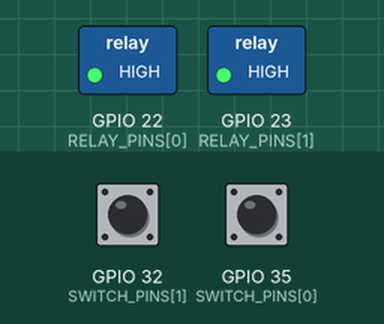
A program run on a simulated ESP32. On the bench: switched loads named in the program (green lamp = pin HIGH). Inputs (shaded band) come from the test bench; at power-on: GPIO 32 (SWITCH_PINS[1]) HIGH, GPIO 35 (SWITCH_PINS[0]) LOW. EEPROM starts erased; what the program prints to the serial monitor is not drawn.

Above: at 1.2 s.
1.3 s: GPIO 32 (SWITCH_PINS[1]) pulled LOW for 0.15 s
At 1.8 s:
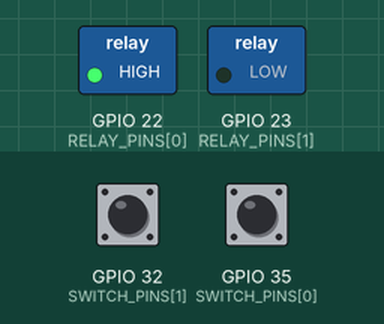
3.8 s: GPIO 35 (SWITCH_PINS[0]) pulled HIGH for 0.15 s
At 4.6 s:
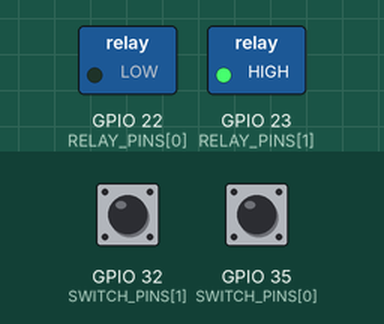
9.3 s: GPIO 32 (SWITCH_PINS[1]) pulled LOW for 3.2 s
At 10.3 s:
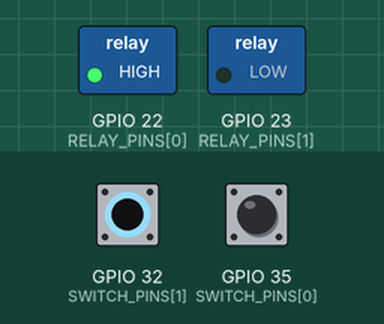
14.0 s: GPIO 35 (SWITCH_PINS[0]) pulled HIGH for 3.2 s
At 15.1 s:
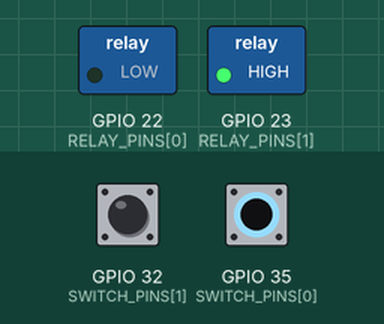
Timing chart, 0 to 18.8 s (numbered marks = the images above; inputs shaded):
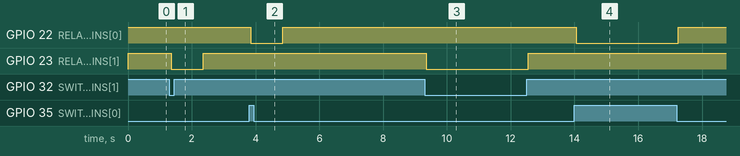

The program:

main.cpp
```cpp
#include <Arduino.h>
#include "config.h"
#include "storage.h"
#include "relays.h"
#include "switches.h"

#ifdef MQTT_ENABLED
#include "wifi_manager.h"
#include "mqtt_client.h"
#include "ota.h"

namespace MqttClient = MqttManager;
#endif

#ifdef SERIAL_HARNESS_ENABLED
#include "serial_harness.h"
#endif

void setup() {
#ifdef SERIAL_HARNESS_ENABLED
    Serial.begin(115200);
#endif

    Storage::begin();

    Relays::begin();
    Relays::applyPersistedStates();

    Switches::begin();

#ifdef MQTT_ENABLED
    Relays::setStateChangeCallback([](uint8_t channel, bool newState, const char* source) {
        MqttClient::publishState(channel, newState, source);
    });

    WifiManager::begin();
    MqttClient::begin();
    Ota::begin();
#endif

#ifdef SERIAL_HARNESS_ENABLED
    SerialHarness::begin(115200);
    Serial.println("SAOCS ready.");
#endif
}

void loop() {
    Switches::tick([](uint8_t channel, bool) {
        Relays::setCurrentSource("switch");
        bool targetState = !Relays::getState(channel);
        Relays::requestStateChange(channel, targetState);
    });

    Relays::tick();

#ifdef MQTT_ENABLED
    WifiManager::tick();
    MqttClient::tick();
    Ota::tick();
#endif

#ifdef SERIAL_HARNESS_ENABLED
    SerialHarness::tick();
#endif
}
```

mqtt_client.cpp
```cpp
#ifdef MQTT_ENABLED

#include <espMqttClient.h>
#include "mqtt_client.h"
#include "config.h"
#include "wifi_manager.h"
#include "relays.h"
#include <ArduinoJson.h>
#include <Arduino.h>
#include <stdio.h>
#include <string.h>

namespace MqttManager {

namespace {

espMqttClient client(espMqttClientTypes::UseInternalTask::NO);
uint32_t lastMqttAttemptMs = 0;

char topicCommand[64];
char topicState[64];
char topicStatus[64];
const char payloadOnline[] = "online";
const char payloadOffline[] = "offline";

void onConnect(bool sessionPresent) {
    client.publish(topicStatus, 1, true, payloadOnline);
    client.subscribe(topicCommand, 1);
    publishAllStates("boot");
}

void onDisconnect(espMqttClientTypes::DisconnectReason reason) {
}

void onMessage(const espMqttClientTypes::MessageProperties& properties, const char* topic, const uint8_t* payload, size_t len, size_t index, size_t total) {
    if (strcmp(topic, topicCommand) != 0) {
        return;
    }

    JsonDocument doc;
    DeserializationError err = deserializeJson(doc, payload, len);
    if (err) {
        return;
    }

    if (!doc["channel"].is<int>() || !doc["state"].is<const char*>()) {
        return;
    }

    int ch = doc["channel"].as<int>();
    uint8_t channelIndex = 0;
    if (ch >= 1 && ch <= RELAY_COUNT) {
        channelIndex = static_cast<uint8_t>(ch - 1);
    } else if (ch == 0) {
        channelIndex = 0;
    } else {
        return;
    }

    const char* stateStr = doc["state"].as<const char*>();
    bool targetState = false;
    if (strcmp(stateStr, "ON") == 0) {
        targetState = true;
    } else if (strcmp(stateStr, "OFF") == 0) {
        targetState = false;
    } else {
        return;
    }

    Relays::setCurrentSource("command");
    Relays::requestStateChange(channelIndex, targetState);
}

}

void begin() {
    snprintf(topicCommand, sizeof(topicCommand), "%s/%s/command", MQTT_TOPIC_PREFIX, MQTT_DEVICE_ID);
    snprintf(topicState, sizeof(topicState), "%s/%s/state", MQTT_TOPIC_PREFIX, MQTT_DEVICE_ID);
    snprintf(topicStatus, sizeof(topicStatus), "%s/%s/status", MQTT_TOPIC_PREFIX, MQTT_DEVICE_ID);

    client.setServer(MQTT_BROKER_HOST, MQTT_BROKER_PORT);
    client.setCredentials(MQTT_DEVICE_USER, MQTT_DEVICE_PASSWORD);
    client.setClientId(MQTT_DEVICE_ID);
    client.setKeepAlive(MQTT_KEEPALIVE_SECONDS);
    client.setCleanSession(true);
    client.setWill(topicStatus, 1, true, payloadOffline);

    client.onConnect(onConnect);
    client.onDisconnect(onDisconnect);
    client.onMessage(onMessage);
}

void tick() {
    client.loop();

    uint32_t now = millis();
    if (now == 0) {
        now = 1;
    }

    if (!WifiManager::isConnected()) {
        return;
    }

    if (!client.connected()) {
        if (now - lastMqttAttemptMs >= MQTT_RECONNECT_INTERVAL_MS) {
            lastMqttAttemptMs = now;
            client.connect();
        }
    }
}

bool isConnected() {
    return client.connected();
}

void publishState(uint8_t channel, bool state, const char* source) {
    if (channel >= RELAY_COUNT || !client.connected()) {
        return;
    }

    JsonDocument doc;
    doc["channel"] = channel + 1;
    doc["state"] = state ? "ON" : "OFF";
    doc["source"] = (source != nullptr) ? source : "unknown";
    doc["timestamp_ms"] = millis();

    char buffer[128];
    size_t len = serializeJson(doc, buffer, sizeof(buffer));
    if (len > 0) {
        client.publish(topicState, 1, false, buffer);
    }
}

void publishAllStates(const char* source) {
    for (uint8_t i = 0; i < RELAY_COUNT; ++i) {
        publishState(i, Relays::getState(i), source);
    }
}

}

#endif
```

ota.cpp
```cpp
#ifdef MQTT_ENABLED

#include "ota.h"
#include "config.h"
#include <ArduinoOTA.h>
#include <string.h>

namespace Ota {

void begin() {
    ArduinoOTA.setHostname(MQTT_DEVICE_ID);
    if (strlen(OTA_PASSWORD) > 0) {
        ArduinoOTA.setPassword(OTA_PASSWORD);
    }
    ArduinoOTA.begin();
}

void tick() {
    ArduinoOTA.handle();
}

}

#endif
```

relays.cpp
```cpp
#include "relays.h"
#include "config.h"
#include "storage.h"
#include <Arduino.h>

namespace Relays {

namespace {

struct RelayChannel {
    bool currentState;
    uint32_t cooldownStartMs;
    bool hasPending;
    bool pendingState;
    const char* pendingSource;
};

RelayChannel channels[RELAY_COUNT];
StateChangeCallback stateChangeCb = nullptr;
const char* activeSource = "boot";

inline uint8_t relayPinLevel(bool state) {
    return RELAY_ACTIVE_LOW ? (state ? LOW : HIGH) : (state ? HIGH : LOW);
}

void apply(uint8_t channel, bool newState, const char* source) {
    channels[channel].currentState = newState;
    digitalWrite(RELAY_PINS[channel], relayPinLevel(newState));
    Storage::writeRelayState(channel, newState);
    if (stateChangeCb != nullptr) {
        stateChangeCb(channel, newState, source);
    }
}

}

void begin() {
    for (uint8_t i = 0; i < RELAY_COUNT; ++i) {
        pinMode(RELAY_PINS[i], OUTPUT);
        digitalWrite(RELAY_PINS[i], relayPinLevel(false));
        channels[i].currentState = false;
        channels[i].cooldownStartMs = 0;
        channels[i].hasPending = false;
        channels[i].pendingState = false;
        channels[i].pendingSource = "boot";
    }
}

void applyPersistedStates() {
    for (uint8_t i = 0; i < RELAY_COUNT; ++i) {
        bool persistedState = Storage::readRelayState(i);
        channels[i].currentState = persistedState;
        channels[i].cooldownStartMs = 0;
        channels[i].hasPending = false;
        channels[i].pendingState = false;
        channels[i].pendingSource = "boot";
        digitalWrite(RELAY_PINS[i], relayPinLevel(persistedState));
    }
}

void requestStateChange(uint8_t channel, bool newState) {
    if (channel >= RELAY_COUNT) {
        return;
    }

    if (newState == channels[channel].currentState) {
        channels[channel].hasPending = false;
        return;
    }

    if (channels[channel].cooldownStartMs != 0) {
        channels[channel].hasPending = true;
        channels[channel].pendingState = newState;
        channels[channel].pendingSource = activeSource;
        return;
    }

    apply(channel, newState, activeSource);

    uint32_t now = millis();
    if (now == 0) {
        now = 1;
    }
    channels[channel].cooldownStartMs = now;
    channels[channel].hasPending = false;
}

void tick() {
    uint32_t now = millis();
    if (now == 0) {
        now = 1;
    }

    for (uint8_t i = 0; i < RELAY_COUNT; ++i) {
        if (channels[i].cooldownStartMs == 0) {
            continue;
        }

        uint32_t elapsed = now - channels[i].cooldownStartMs;
        if (elapsed >= RELAY_COOLDOWN_MS) {
            channels[i].cooldownStartMs = 0;
            if (channels[i].hasPending) {
                bool nextState = channels[i].pendingState;
                const char* nextSource = channels[i].pendingSource;
                channels[i].hasPending = false;
                if (nextState != channels[i].currentState) {
                    apply(i, nextState, nextSource);
                    uint32_t applyNow = millis();
                    if (applyNow == 0) {
                        applyNow = 1;
                    }
                    channels[i].cooldownStartMs = applyNow;
                }
            }
        }
    }
}

bool getState(uint8_t channel) {
    if (channel >= RELAY_COUNT) {
        return false;
    }
    return channels[channel].currentState;
}

bool hasPending(uint8_t channel) {
    if (channel >= RELAY_COUNT) {
        return false;
    }
    return channels[channel].hasPending;
}

bool getPendingState(uint8_t channel) {
    if (channel >= RELAY_COUNT) {
        return false;
    }
    return channels[channel].pendingState;
}

uint32_t getCooldownRemainingMs(uint8_t channel) {
    if (channel >= RELAY_COUNT || channels[channel].cooldownStartMs == 0) {
        return 0;
    }

    uint32_t elapsed = millis() - channels[channel].cooldownStartMs;
    if (elapsed >= RELAY_COOLDOWN_MS) {
        return 0;
    }

    return RELAY_COOLDOWN_MS - elapsed;
}

void setStateChangeCallback(StateChangeCallback callback) {
    stateChangeCb = callback;
}

void setCurrentSource(const char* source) {
    activeSource = source;
}

}
```

relays.h
```cpp
#pragma once

#include <stdint.h>
#include <stdbool.h>

namespace Relays {

using StateChangeCallback = void (*)(uint8_t channel, bool newState, const char* source);

void begin();
void applyPersistedStates();
void requestStateChange(uint8_t channel, bool newState);
bool getState(uint8_t channel);
void tick();

bool hasPending(uint8_t channel);
bool getPendingState(uint8_t channel);
uint32_t getCooldownRemainingMs(uint8_t channel);

void setStateChangeCallback(StateChangeCallback callback);
void setCurrentSource(const char* source);

}
```

serial_harness.cpp
```cpp
#ifdef SERIAL_HARNESS_ENABLED

#include "serial_harness.h"
#include "relays.h"
#include "config.h"
#include <Arduino.h>
#include <string.h>
#include <stdio.h>

namespace SerialHarness {

namespace {

void processCommand(char* raw) {
    char* cmd = raw;
    while (*cmd == ' ' || *cmd == '\t') {
        cmd++;
    }

    size_t len = strlen(cmd);
    while (len > 0 && (cmd[len - 1] == ' ' || cmd[len - 1] == '\t' || cmd[len - 1] == '\r' || cmd[len - 1] == '\n')) {
        cmd[--len] = '\0';
    }

    if (len == 0) {
        return;
    }

    if (strcmp(cmd, "STATUS") == 0) {
        for (uint8_t i = 0; i < RELAY_COUNT; ++i) {
            uint8_t ch = i + 1;
            bool st = Relays::getState(i);
            if (Relays::hasPending(i)) {
                bool pend = Relays::getPendingState(i);
                uint32_t rem = Relays::getCooldownRemainingMs(i);
                Serial.printf("CH%u: %-3s (pending: %s, cooldown: %lums remaining)\n", ch, st ? "ON" : "OFF", pend ? "ON" : "OFF", (unsigned long)rem);
            } else {
                Serial.printf("CH%u: %-3s (no pending)\n", ch, st ? "ON" : "OFF");
            }
        }
        return;
    }

    int ch = 0;
    char action[8] = {0};
    char extra = '\0';
    int matched = sscanf(cmd, "RELAY %d %7s %c", &ch, action, &extra);
    if (matched == 2 && ch >= 1 && ch <= RELAY_COUNT) {
        if (strcmp(action, "ON") == 0) {
            Relays::requestStateChange(static_cast<uint8_t>(ch - 1), true);
            Serial.printf("OK RELAY %u ON\n", static_cast<unsigned int>(ch));
            return;
        }
        if (strcmp(action, "OFF") == 0) {
            Relays::requestStateChange(static_cast<uint8_t>(ch - 1), false);
            Serial.printf("OK RELAY %u OFF\n", static_cast<unsigned int>(ch));
            return;
        }
    }

    matched = sscanf(cmd, "TOGGLE %d %c", &ch, &extra);
    if (matched == 1 && ch >= 1 && ch <= RELAY_COUNT) {
        uint8_t channelIndex = static_cast<uint8_t>(ch - 1);
        bool cur = Relays::getState(channelIndex);
        Relays::requestStateChange(channelIndex, !cur);
        Serial.printf("OK TOGGLE %u -> %s\n", static_cast<unsigned int>(ch), !cur ? "ON" : "OFF");
        return;
    }

    Serial.println("ERR UNKNOWN CMD");
}

}

void begin(uint32_t baudRate) {
    Serial.begin(baudRate);
}

void tick() {
    static char lineBuf[64];
    static size_t lineLen = 0;

    while (Serial.available() > 0) {
        int c = Serial.read();
        if (c < 0) {
            break;
        }

        char ch = static_cast<char>(c);
        if (ch == '\r' || ch == '\n') {
            if (lineLen > 0) {
                lineBuf[lineLen] = '\0';
                processCommand(lineBuf);
                lineLen = 0;
            }
        } else {
            if (lineLen < sizeof(lineBuf) - 1) {
                lineBuf[lineLen++] = ch;
            }
        }
    }
}

}

#endif
```

serial_harness.h
```cpp
#pragma once

#ifdef SERIAL_HARNESS_ENABLED

#include <stdint.h>

namespace SerialHarness {

void begin(uint32_t baudRate);
void tick();

}

#endif
```

storage.cpp
```cpp
#include "storage.h"
#include "config.h"
#include <Preferences.h>

namespace Storage {

static Preferences preferences;

void begin() {
    preferences.begin(NVS_NAMESPACE, false);
}

bool readRelayState(uint8_t channel) {
    if (channel >= RELAY_COUNT) {
        return false;
    }
    return preferences.getBool(NVS_RELAY_KEYS[channel], false);
}

void writeRelayState(uint8_t channel, bool state) {
    if (channel >= RELAY_COUNT) {
        return;
    }
    preferences.putBool(NVS_RELAY_KEYS[channel], state);
}

}
```

storage.h
```cpp
#pragma once

#include <stdint.h>
#include <stdbool.h>

namespace Storage {

void begin();
bool readRelayState(uint8_t channel);
void writeRelayState(uint8_t channel, bool state);

}
```

switches.cpp
```cpp
#include "switches.h"
#include "config.h"
#include <Arduino.h>

namespace Switches {

namespace {
constexpr uint8_t SWITCH_COUNT = sizeof(SWITCH_PINS) / sizeof(SWITCH_PINS[0]);

struct SwitchChannel {
    bool lastStableState;
    bool candidateState;
    uint32_t debounceStartMs;
};

SwitchChannel channels[SWITCH_COUNT];
}

void begin() {
    for (uint8_t i = 0; i < SWITCH_COUNT; ++i) {
        if (SWITCH_PINS[i] >= 34) {
            pinMode(SWITCH_PINS[i], INPUT);
        } else {
            pinMode(SWITCH_PINS[i], INPUT_PULLUP);
        }

        bool initialReading = (digitalRead(SWITCH_PINS[i]) == HIGH);
        channels[i].lastStableState = initialReading;
        channels[i].candidateState = initialReading;
        channels[i].debounceStartMs = 0;
    }
}

void tick(ChangeCallback callback) {
    uint32_t now = millis();
    if (now == 0) {
        now = 1;
    }

    for (uint8_t i = 0; i < SWITCH_COUNT; ++i) {
        bool rawReading = (digitalRead(SWITCH_PINS[i]) == HIGH);

        if (rawReading != channels[i].lastStableState) {
            if (channels[i].debounceStartMs == 0) {
                channels[i].candidateState = rawReading;
                channels[i].debounceStartMs = now;
            } else if (rawReading == channels[i].candidateState) {
                if ((now - channels[i].debounceStartMs) >= SWITCH_DEBOUNCE_MS) {
                    channels[i].lastStableState = rawReading;
                    channels[i].debounceStartMs = 0;
                    if (callback != nullptr) {
                        callback(i, rawReading);
                    }
                }
            } else {
                channels[i].candidateState = rawReading;
                channels[i].debounceStartMs = now;
            }
        } else {
            channels[i].debounceStartMs = 0;
        }
    }
}

}
```

switches.h
```cpp
#pragma once

#include <stdint.h>
#include <stdbool.h>

namespace Switches {

using ChangeCallback = void (*)(uint8_t channel, bool newState);

void begin();
void tick(ChangeCallback callback);

}
```

wifi_manager.cpp
```cpp
#ifdef MQTT_ENABLED

#include "wifi_manager.h"
#include "config.h"
#include <WiFi.h>
#include <Arduino.h>

namespace WifiManager {

namespace {
uint32_t lastAttemptMs = 0;
}

void begin() {
    WiFi.mode(WIFI_STA);
    WiFi.begin(WIFI_SSID, WIFI_PASSWORD);
    lastAttemptMs = millis();
    if (lastAttemptMs == 0) {
        lastAttemptMs = 1;
    }
}

void tick() {
    uint32_t now = millis();
    if (now == 0) {
        now = 1;
    }

    if (WiFi.status() == WL_CONNECTED) {
        return;
    }

    if (now - lastAttemptMs >= WIFI_RECONNECT_INTERVAL_MS) {
        lastAttemptMs = now;
        WiFi.disconnect();
        WiFi.begin(WIFI_SSID, WIFI_PASSWORD);
    }
}

bool isConnected() {
    return WiFi.status() == WL_CONNECTED;
}

}

#endif
```

config.h
```cpp
#pragma once

#include <stdint.h>

static constexpr uint8_t RELAY_PINS[2] = {22, 23};
static constexpr uint8_t SWITCH_PINS[2] = {35, 32};
static constexpr uint8_t RELAY_COUNT = 2;
static constexpr uint32_t RELAY_COOLDOWN_MS = 1000;
static constexpr uint32_t SWITCH_DEBOUNCE_MS = 50;
static constexpr char NVS_NAMESPACE[] = "saocs";
static constexpr char NVS_RELAY_KEYS[2][3] = {"r1", "r2"};
static constexpr bool RELAY_ACTIVE_LOW = true;

#ifdef MQTT_ENABLED
static constexpr char MQTT_TOPIC_PREFIX[] = "office";
static constexpr uint32_t WIFI_RECONNECT_INTERVAL_MS = 5000;
static constexpr uint32_t MQTT_RECONNECT_INTERVAL_MS = 5000;
static constexpr uint16_t MQTT_KEEPALIVE_SECONDS = 60;

#ifndef WIFI_SSID
#define WIFI_SSID ""
#endif

#ifndef WIFI_PASSWORD
#define WIFI_PASSWORD ""
#endif

#ifndef MQTT_BROKER_HOST
#define MQTT_BROKER_HOST "localhost"
#endif

#ifndef MQTT_BROKER_PORT
#define MQTT_BROKER_PORT 1883
#endif

#ifndef MQTT_DEVICE_USER
#define MQTT_DEVICE_USER "saocs_esp32"
#endif

#ifndef MQTT_DEVICE_PASSWORD
#define MQTT_DEVICE_PASSWORD ""
#endif

#ifndef MQTT_DEVICE_ID
#define MQTT_DEVICE_ID "esp32_prototype_01"
#endif

#ifndef OTA_PASSWORD
#define OTA_PASSWORD ""
#endif
#endif
```

Measured:
- after the input at 1.3 s, GPIO 23 (RELAY_PINS[1]): HIGH → LOW after 0.05 s, → HIGH 1.0 s later
- after the input at 3.8 s, GPIO 22 (RELAY_PINS[0]): HIGH → LOW after 0.05 s, → HIGH 1.0 s later
- after the input at 9.3 s, GPIO 23 (RELAY_PINS[1]): HIGH → LOW after 0.05 s, → HIGH 3.2 s later
- after the input at 14.0 s, GPIO 22 (RELAY_PINS[0]): HIGH → LOW after 0.05 s, → HIGH 3.2 s later
